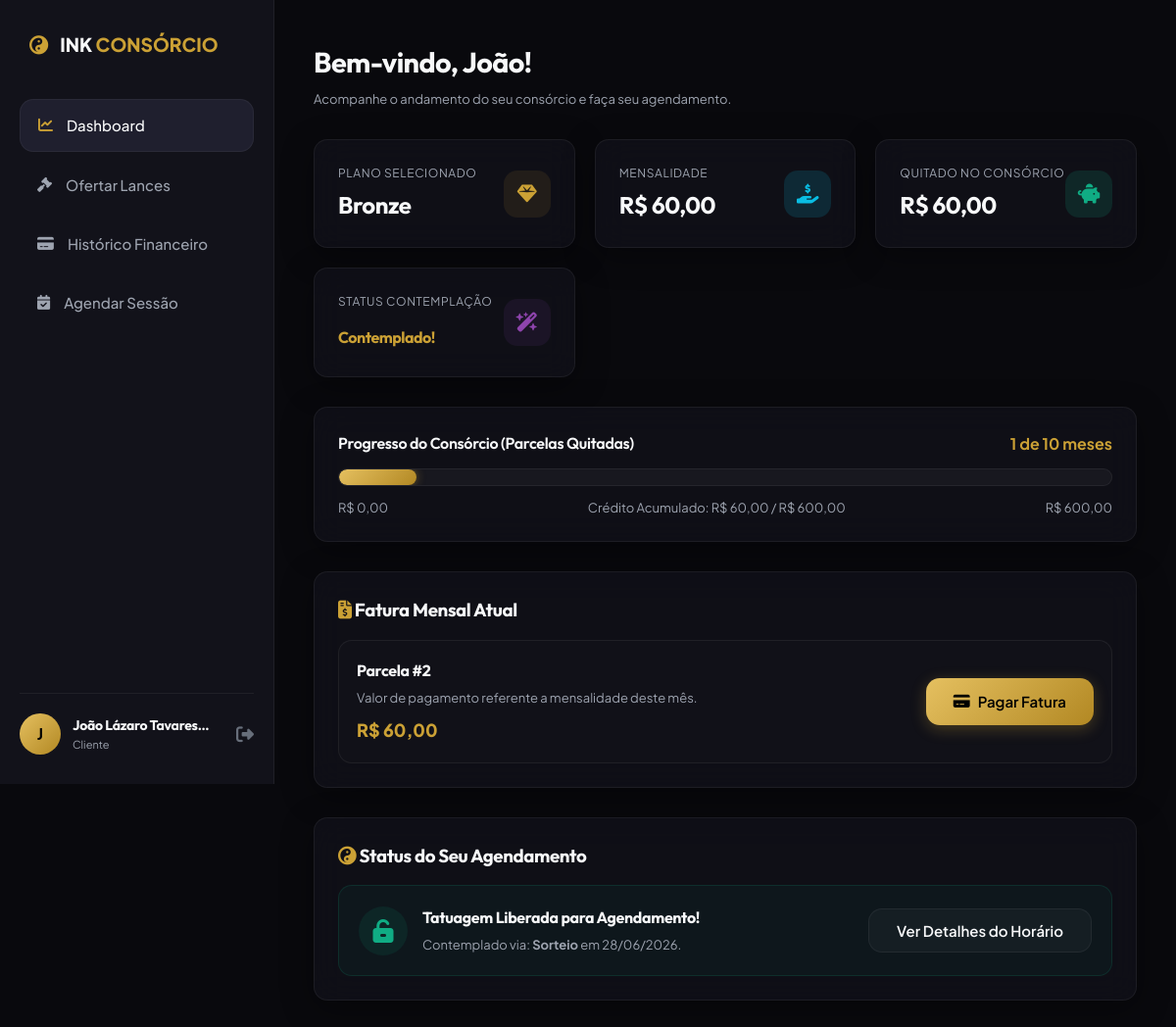
Screenshot of /client.php (signed in) with the database file from the repository.
### tables this page shows
CREATE TABLE `usuarios` (
  `id` int(11) NOT NULL,
  `nome` varchar(100) NOT NULL,
  `email` varchar(100) NOT NULL,
  `senha` varchar(255) NOT NULL,
  `telefone` varchar(20) NOT NULL,
  `cpf` varchar(20) NOT NULL,
  `perfil` enum('cliente','admin') DEFAULT 'cliente',
  `criado_em` timestamp NOT NULL DEFAULT current_timestamp()
);

CREATE TABLE `planos_usuario` (
  `id` int(11) NOT NULL,
  `usuario_id` int(11) NOT NULL,
  `plano_nome` varchar(50) NOT NULL,
  `valor_mensal` decimal(10,2) NOT NULL,
  `valor_total` decimal(10,2) NOT NULL,
  `status` enum('ativo','contemplado','quitado') DEFAULT 'ativo',
  `parcelas_pagas` int(11) DEFAULT 0,
  `metodo_contemplacao` enum('sorteio','lance','quitacao','nenhum') DEFAULT 'nenhum',
  `data_adesao` timestamp NOT NULL DEFAULT current_timestamp(),
  `data_contemplacao` datetime DEFAULT NULL
);

CREATE TABLE `pagamentos` (
  `id` int(11) NOT NULL,
  `usuario_id` int(11) NOT NULL,
  `plano_usuario_id` int(11) NOT NULL,
  `parcela_numero` int(11) NOT NULL,
  `valor` decimal(10,2) NOT NULL,
  `status` enum('pendente','pago') DEFAULT 'pendente',
  `mercado_pago_id` varchar(100) DEFAULT NULL,
  `metodo_pagamento` varchar(50) DEFAULT NULL,
  `data_criacao` timestamp NOT NULL DEFAULT current_timestamp(),
  `data_pagamento` datetime DEFAULT NULL
);

### client.php (the view, shortened to what this page needs)
<?php
require_once __DIR__ . '/db.php';
$usuario_id = $_SESSION['usuario_id'];
$stmt = $pdo->prepare("SELECT * FROM usuarios WHERE id = :id");
$stmt->execute(['id' => $usuario_id]);
$usuario = $stmt->fetch();
$stmt = $pdo->prepare("SELECT * FROM planos_usuario WHERE usuario_id = :uid");
$stmt->execute(['uid' => $usuario_id]);
$plano = $stmt->fetch();
$stmt = $pdo->prepare("SELECT * FROM pagamentos WHERE usuario_id = :uid ORDER BY parcela_numero ASC");
$stmt->execute(['uid' => $usuario_id]);
$historico_pagamentos = $stmt->fetchAll();
$fatura_atual = null;
foreach ($historico_pagamentos as $pag) {
    if ($pag['status'] === 'pendente') {
        $fatura_atual = $pag;
        break;
    }
}
$stmt = $pdo->prepare("SELECT a.*, t.nome as tatuador_nome, t.especialidade FROM agendamentos a
                       JOIN tatuadores t ON a.tatuador_id = t.id
                       WHERE a.usuario_id = :uid AND a.status = 'agendado'
                       ORDER BY a.data_agendamento ASC LIMIT 1");
$stmt->execute(['uid' => $usuario_id]);
$agendamento_ativo = $stmt->fetch();
?>
<!DOCTYPE html>
<html lang="pt-BR">
<head>
    <link rel="stylesheet" href="styles.css">
    <link rel="stylesheet" href="https://cdnjs.cloudflare.com/ajax/libs/font-awesome/6.4.0/css/all.min.css">
</head>
<body>
    <div class="dashboard-wrapper">
        <aside class="sidebar">
            <div class="sidebar-logo">
                <i class="fa-solid fa-yin-yang"></i>
                <span>INK <span style="color: var(--accent-gold);">CONSÓRCIO</span></span>
            </div>
            <ul class="sidebar-menu">
                <li class="menu-item active" id="side-dash"><a href="javascript:void(0)" onclick="switchTab('dashboard')"><i class="fa-solid fa-chart-line"></i> <span>Dashboard</span></a></li>
                <li class="menu-item" id="side-lances"><a href="javascript:void(0)" onclick="switchTab('lances')"><i class="fa-solid fa-gavel"></i> <span>Ofertar Lances</span></a></li>
                <li class="menu-item" id="side-pagar"><a href="javascript:void(0)" onclick="switchTab('pagar')"><i class="fa-solid fa-credit-card"></i> <span>Histórico Financeiro</span></a></li>
                <li class="menu-item" id="side-agenda"><a href="javascript:void(0)" onclick="switchTab('agenda')"><i class="fa-solid fa-calendar-check"></i> <span>Agendar Sessão</span></a></li>
            </ul>
            <div class="sidebar-user">
                <div class="user-info">
                    <div class="user-avatar"><?php echo strtoupper(substr($usuario['nome'], 0, 1)); ?></div>
                    <div class="user-details">
                        <h4><?php echo htmlspecialchars($usuario['nome']); ?></h4>
                        <p>Cliente</p>
                    </div>
                </div>
                <a href="logout.php" class="logout-btn" title="Sair"><i class="fa-solid fa-right-from-bracket"></i></a>
            </div>
        </aside>
        <main class="main-content">
            <div class="page-header">
                <div>
                    <h1 id="page-title">Bem-vindo, <?php echo explode(' ', htmlspecialchars($usuario['nome']))[0]; ?>!</h1>
                    <p style="color: var(--text-secondary); font-size: 13px; margin-top: 5px;">Acompanhe o andamento do seu consórcio e faça seu agendamento.</p>
                </div>
            </div>
            <section id="tab-dashboard" class="tab-section active">
                <div class="metrics-grid">
                    <div class="glass-card metric-card">
                        <div class="metric-data">
                            <p>Plano Selecionado</p>
                            <h3><?php echo $plano['plano_nome']; ?></h3>
                        </div>
                        <div class="metric-icon gold"><i class="fa-solid fa-gem"></i></div>
                    </div>
                    <div class="glass-card metric-card">
                        <div class="metric-data">
                            <p>Mensalidade</p>
                            <h3>R$ <?php echo number_format($plano['valor_mensal'], 2, ',', '.'); ?></h3>
                        </div>
                        <div class="metric-icon info"><i class="fa-solid fa-hand-holding-dollar"></i></div>
                    </div>
                    <div class="glass-card metric-card">
                        <div class="metric-data">
                            <p>Quitado no Consórcio</p>
                            <h3>R$ <?php echo number_format($plano['parcelas_pagas'] * $plano['valor_mensal'], 2, ',', '.'); ?></h3>
                        </div>
                        <div class="metric-icon success"><i class="fa-solid fa-piggy-bank"></i></div>
                    </div>
                    <div class="glass-card metric-card">
                        <div class="metric-data">
                            <p>Status Contemplação</p>
                            <h3>
                                <?php if ($plano['status'] === 'quitado'): ?>
                                    <span style="color: var(--success); font-size: 16px;">Quitado / Liberado</span>
                                <?php elseif ($plano['status'] === 'contemplado'): ?>
                                    <span style="color: var(--accent-gold); font-size: 16px;">Contemplado!</span>
                                <?php else: ?>
                                    <span style="color: var(--warning); font-size: 16px;">Aguardando</span>
                                <?php endif; ?>
                            </h3>
                        </div>
                        <div class="metric-icon purple"><i class="fa-solid fa-wand-magic-sparkles"></i></div>
                    </div>
                </div>
                <div class="glass-card consortium-progress">
                    <div class="progress-header">
                        <h3>Progresso do Consórcio (Parcelas Quitadas)</h3>
                        <span style="color: var(--accent-gold); font-weight: 700;"><?php echo $plano['parcelas_pagas']; ?> de 10 meses</span>
                    </div>
                    <div class="progress-bar-wrapper">
                        <div class="progress-bar-fill" style="width: <?php echo ($plano['parcelas_pagas'] * 10); ?>%"></div>
                    </div>
                    <div class="progress-details">
                        <span>R$ 0,00</span>
                        <span>Crédito Acumulado: R$ <?php echo number_format($plano['parcelas_pagas'] * $plano['valor_mensal'], 2, ',', '.'); ?> / R$ <?php echo number_format($plano['valor_total'], 2, ',', '.'); ?></span>
                        <span>R$ <?php echo number_format($plano['valor_total'], 2, ',', '.'); ?></span>
                    </div>
                </div>
                <div class="glass-card" style="margin-bottom: 30px;">
                    <h3 style="margin-bottom: 15px;"><i class="fa-solid fa-file-invoice-dollar" style="color: var(--accent-gold);"></i> Fatura Mensal Atual</h3>
                    <?php if ($fatura_atual): ?>
                        <div style="display: flex; justify-content: space-between; align-items: center; flex-wrap: wrap; gap: 15px; background: rgba(255,255,255,0.01); border: 1px solid var(--border-color); padding: 18px; border-radius: var(--radius-md);">
                            <div>
                                <h4 style="font-size: 16px;">Parcela #<?php echo $fatura_atual['parcela_numero']; ?></h4>
                                <p style="font-size: 13px; color: var(--text-secondary); margin-top: 4px;">Valor de pagamento referente a mensalidade deste mês.</p>
                                <p style="font-size: 18px; color: var(--accent-gold); font-weight: 800; margin-top: 8px;">R$ <?php echo number_format($fatura_atual['valor'], 2, ',', '.'); ?></p>
                            </div>
                            <div>
                                <a href="pagamento.php?id=<?php echo $fatura_atual['id']; ?>" class="btn btn-gold">
                                    <i class="fa-solid fa-credit-card"></i> Pagar Fatura
                                </a>
                            </div>
                        </div>
                    <?php endif; ?>
                </div>
                <div class="glass-card">
                    <h3 style="margin-bottom: 15px;"><i class="fa-solid fa-yin-yang" style="color: var(--accent-gold);"></i> Status do Seu Agendamento</h3>
                    <?php if ($plano['status'] === 'ativo'): ?>
                        <div style="background: rgba(255, 159, 67, 0.05); border: 1px solid rgba(255, 159, 67, 0.15); border-radius: var(--radius-md); padding: 20px; text-align: center;">
                            <i class="fa-solid fa-lock" style="font-size: 40px; color: var(--warning); margin-bottom: 15px;"></i>
                            <h4 style="font-size: 16px; margin-bottom: 8px;">Aguardando Liberação / Contemplação</h4>
                            <p style="font-size: 13px; color: var(--text-secondary); max-width: 500px; margin: 0 auto;">Para liberar o agendamento de sua tatuagem de <strong>R$ <?php echo number_format($plano['valor_total'], 2, ',', '.'); ?></strong>, continue pagando suas faturas para participar do sorteio mensal, faça uma proposta de lance na aba <strong>Lances</strong>, ou complete a quitação de 10 meses.</p>
                        </div>
                    <?php else: ?>
                        <div style="background: rgba(16, 172, 132, 0.05); border: 1px solid rgba(16, 172, 132, 0.15); border-radius: var(--radius-md); padding: 20px;">
                            <div style="display: flex; align-items: center; gap: 15px; flex-wrap: wrap;">
                                <div style="width: 50px; height: 50px; background: rgba(16, 172, 132, 0.1); border-radius: 50%; display: flex; align-items: center; justify-content: center; font-size: 24px; color: var(--success);">
                                    <i class="fa-solid fa-unlock-keyhole"></i>
                                </div>
                                <div style="flex-grow: 1;">
                                    <h4 style="font-size: 16px;">Tatuagem Liberada para Agendamento!</h4>
                                    <p style="font-size: 13px; color: var(--text-secondary); margin-top: 4px;">
                                        Contemplado via: <strong><?php echo ucfirst($plano['metodo_contemplacao']); ?></strong> em <?php echo date('d/m/Y', strtotime($plano['data_contemplacao'])); ?>.
                                    </p>
                                </div>
                                <div>
                                    <?php if ($agendamento_ativo): ?>
                                        <button onclick="switchTab('agenda')" class="btn btn-outline">Ver Detalhes do Horário</button>
                                    <?php else: ?>
                                        <button onclick="switchTab('agenda')" class="btn btn-gold">Agendar Tatuagem Agora</button>
                                    <?php endif; ?>
                                </div>
                            </div>
                        </div>
                    <?php endif; ?>
                </div>
            </section>
        </main>
    </div>
</body>
</html>

### rows the page displays
usuarios: nome "J", nome "João Lázaro Tavares…", nome "João"
planos_usuario: plano_nome "Bronze", valor_mensal "60,00", $plano['parcelas_pagas'] * $plano['valor_mensal'] "60,00", parcelas_pagas "1", valor_total "600,00", metodo_contemplacao "Sorteio", data_contemplacao "28/06/2026"
pagamentos: parcela_numero "2", valor "60,00"
